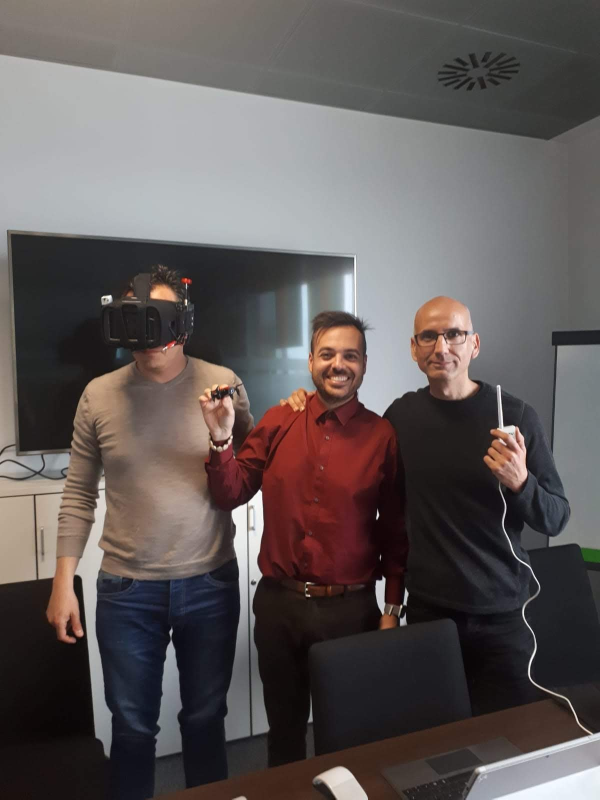
#> input picture resources/hog/trio.jpg, 1200 x 1599 px (shown at 1/2 size)
$ python hog.py   (older library calls are emulated)
#> lines starting #> are read from the running program, lines starting #| are printed output that depends on the picture
import skimage
from skimage import io
from skimage import data, exposure
from skimage.feature import hog
import matplotlib.pyplot as plt

# https://scikit-image.org/docs/dev/auto_examples/features_detection/plot_hog.html

filename="trio.jpg"
image = io.imread(filename)
#> image is the input picture: shape (1599, 1200, 3); mean R, G, B 96.5, 89.2, 88.6

fd, hog_image = hog(image, orientations=8, pixels_per_cell=(16, 16),
                    cells_per_block=(1, 1), visualize=True, multichannel=True)
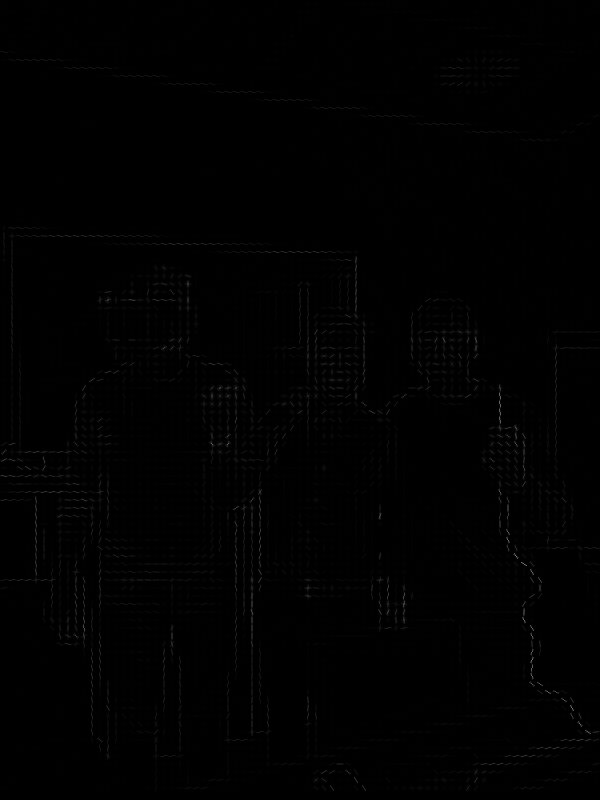
#> hog_image: shape (1599, 1200) float64 (shown at 1/2 size); min 0, max 65.3, mean 0.2; drawn with min black and max white

fig, (ax1, ax2) = plt.subplots(1, 2, figsize=(8, 4), sharex=True, sharey=True)

ax1.axis('off')
ax1.imshow(image, cmap=plt.cm.gray)
ax1.set_title('Input image')

# Rescale histogram for better display
hog_image_rescaled = exposure.rescale_intensity(hog_image, in_range=(0, 10))
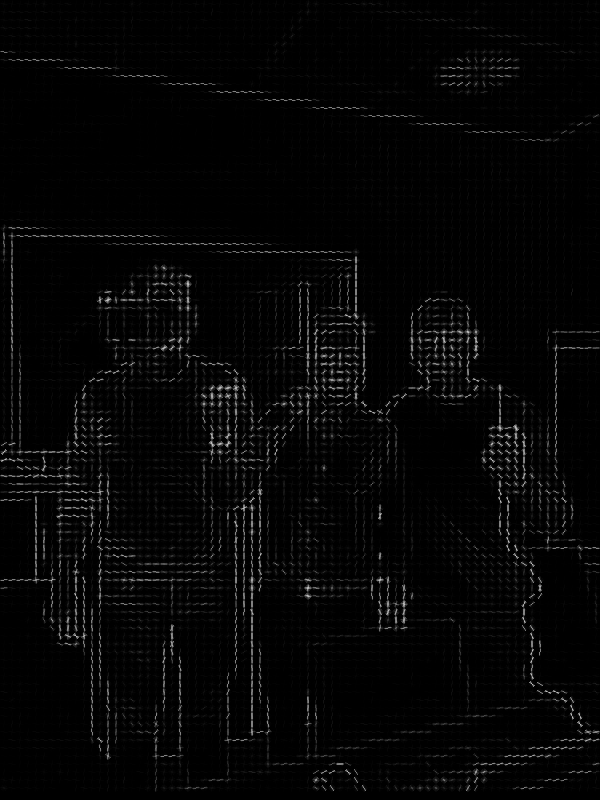
#> hog_image_rescaled: shape (1599, 1200) float64 (shown at 1/2 size); min 0, max 1, mean 0.0218

ax2.axis('off')
ax2.imshow(hog_image_rescaled, cmap=plt.cm.gray)
ax2.set_title('Histogram of Oriented Gradients')
plt.show()
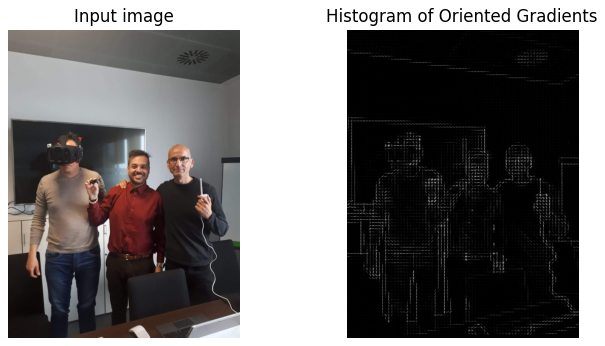
#> figure drawn by matplotlib, 2 panels

'''
pip install scikit-image
pip install python-scipy
pip install scipy
pip install opencv-python
pip install matplotlib
pip install imutils
'''

$ run again, with resources/hog/hog_picture.jpg copied over resources/hog/trio.jpg
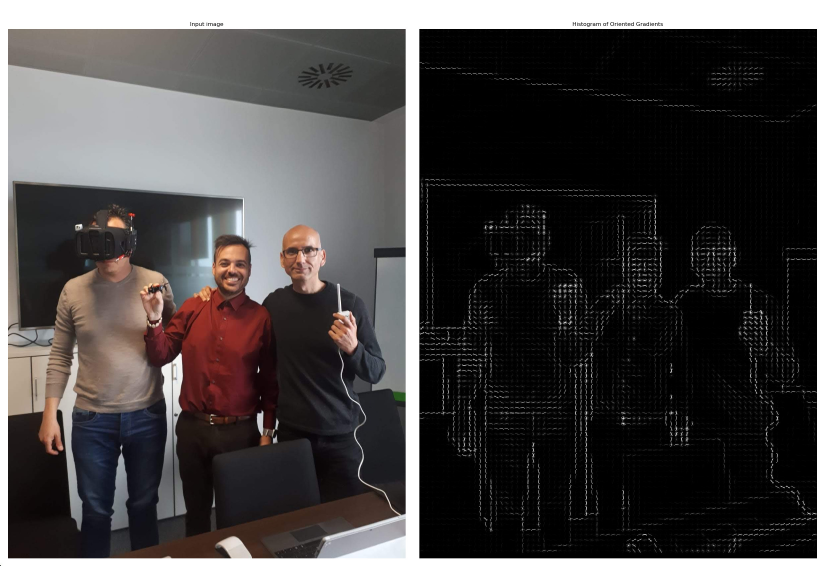
#> input picture resources/hog/hog_picture.jpg, 2469 x 1696 px (shown at 1/3 size)
#> image is the input picture: shape (1696, 2469, 3); mean R, G, B 70.5, 67.2, 66.9
#> `hog_image_rescaled = exposure.rescale_intensity(hog_image, in_range=(0..`:
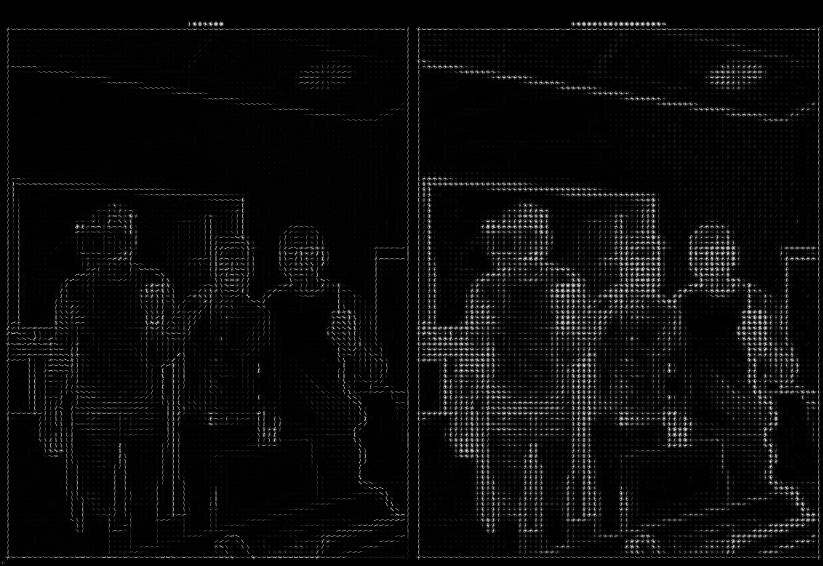
#> hog_image_rescaled: shape (1696, 2469) float64 (shown at 1/3 size); min 0, max 1, mean 0.0411
#> `plt.show()`:
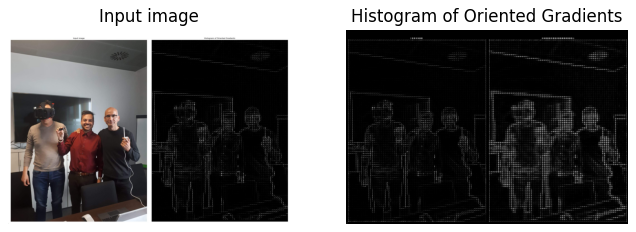
#> figure drawn by matplotlib, 2 panels
